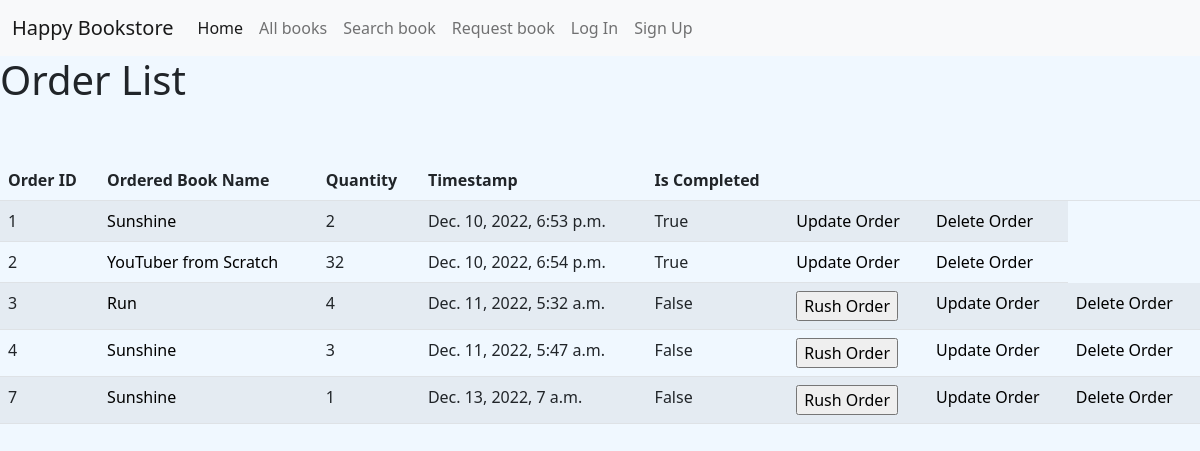
Screenshot of /orders/ with the database file from the repository.
### orders/models.py (models this page shows, shortened)
class Order (models.Model):
    user = models.ForeignKey(settings.AUTH_USER_MODEL, on_delete=models.CASCADE)
    bookID = models.ForeignKey("books.Book", on_delete=models.PROTECT)
    quantity = models.IntegerField(default=1)
    timestamp = models.DateTimeField(auto_now_add=True)
    completed = models.BooleanField(default=False)
    def get_absolute_url(self):
        return reverse("orders:order-detail", kwargs={"pk":self.id})

### books/models.py (models this page shows, shortened)
class Book(models.Model):
    GENRE_CHOICES = (
        ("HORROR", "Horror"),
        ("ROMANCE", "Romance"),
        ("ADVENTURE", "Adventure")
    )
    bookname = models.CharField(max_length=300)
    isbn = models.CharField(max_length=300)
    author = models.CharField(max_length=200)
    publisher = models.CharField(max_length=200)
    publishedDate = models.DateField()
    genre = models.CharField(max_length=200, choices=GENRE_CHOICES)
    photoURL = models.CharField(max_length=400, default="https://demo.publishr.cloud/assets/common/images/edition_placeholder.png")
    quantityLeft = models.IntegerField()

### orders/views.py (the view)
# urls.py: path("", OrderListView.as_view(), name="order-list"),
class OrderListView(ListView):
    template_name = "orders/order_list.html"
    queryset = Order.objects.all()

### orders/templates/orders/order_list.html (shortened to what this page needs)
{% extends 'main/base.html' %}
{% block content %}
    <h1>Order List</h1>
    <br>
    <br>
    <div class="list px-10">
        <table
          class="table table-color table-striped table-hover table-responsive"
        >
          <thead>
            <tr>
                <th scope="col">Order ID</th>
                <th scope="col">Ordered Book Name</th>
                <th scope="col">Quantity</th>
                <th scope="col">Timestamp</th>
                <th scope="col">Is Completed</th>
                <th scope="col"></th>
                <th scope="col"></th>
                <th scope="col"></th>
            </tr>
          </thead>
          <tbody>
            {% for instance in object_list %}
                <tr>
                <td>{{ instance.id }}</td>
                <td><a href="{{ instance.get_absolute_url }}">{{ instance.bookID.bookname }}</a></td>
                <td>{{ instance.quantity }}</td>
                <td>{{ instance.timestamp }}</td>
                <td>{{ instance.completed }}</td>
                {% if user.is_superuser %}
                  {% if not instance.completed %}
                  <td>
                      <form action="{% url 'orders:order-complete' instance.id %}" method="POST">
                          {% csrf_token %}
                          <input type="submit" value="Mark as completed">
                      </form>
                  </td>
                  {% else %}
                      <td></td>
                  {% endif %}
                  <td><a href="{% url 'orders:order-delete' pk=instance.id %}">Delete Order</a></td>
                {% else %}
                  {% if not instance.completed %}
                    <td>
                      <form action="{% url 'orders:order-rush' instance.id %}" method="POST">
                        <input type="submit" value="Rush Order">
                      </form>
                    </td>
                  {% endif %}
                    <td><a href="{% url 'orders:order-update' pk=instance.id %}">Update Order</a></td>
                    <td><a href="{% url 'orders:user-order-delete' pk=instance.id %}">Delete Order</a></td>
                {% endif %}
                </tr>
            {% endfor %}
          </tbody>
        </table>
      </div>
{% endblock %}

### main/templates/main/base.html (shortened to what this page needs)
{% load static %}
<!doctype html>
<html>
<head>
  <link href="https://cdn.jsdelivr.net/npm/bootstrap@5.2.3/dist/css/bootstrap.min.css" rel="stylesheet"
>
  <link rel="stylesheet" href="{% static 'style.css' %}" />
</head>
<body>
  <nav class="navbar navbar-expand-lg bg-light">
    <div class="container-fluid">
      <a class="navbar-brand" href="{% url 'main:home' %}">Happy Bookstore</a>
      <div class="collapse navbar-collapse" id="navbarSupportedContent">
        <ul class="navbar-nav me-auto mb-2 mb-lg-0">
          <li class="nav-item">
            <a class="nav-link active" aria-current="page" href="{% url 'main:home' %}">Home</a>
          </li>
          <li class="nav-item">
            <a class="nav-link" href="{% url 'books:book-list' %}">All books</a>
          </li>
          <li class="nav-item">
            <a class="nav-link" href="{% url 'books:book-query' %}">Search book</a>
          </li>
          <li class="nav-item">
            <a class="nav-link" href="{% url 'requestedbook:requestedbook-create' %}">Request book</a>
          </li>
          {% if user.is_authenticated %}
            <li class="nav-item dropdown">
              <a class="nav-link dropdown-toggle" href="#" role="button" data-bs-toggle="dropdown" aria-expanded="false">
                My Profile
              </a>
              <ul class="dropdown-menu">
                {% if not user.is_superuser %}
                  <li><a class="dropdown-item" href="{% url 'users:profile' %}">My Profile</a></li>
                  <li><a class="dropdown-item" href="{% url 'orders:user-order-list' %}">My Orders</a></li>
                  <li>
                    <hr class="dropdown-divider">
                  </li>
                {% endif %}
                <a class="dropdown-item">
                  <form method="POST" action="{% url 'users:logoutuser' %}">
                    {% csrf_token %}
                    <button type="submit" value="logout">Log Out</button>
                  </form>
                </a>
              </ul>
            </li>
          {% else %}
            <li class="nav-item">
              <a class="nav-link" href="{% url 'users:loginuser' %}">Log In</a>
            </li>
            <li class="nav-item">
              <a class="nav-link" href="{% url 'users:signupuser' %}">Sign Up</a>
            </li>
          {% endif %}
        </ul>
      </div>
    </div>
  </nav>
  {% block content %}
  {% endblock %}
</body>
</html>

### main/static/style.css (style rules this page uses)
body { background-color: aliceblue; }
* { box-sizing: border-box; }
a { text-decoration: none; }
.table a { color: black; display: block; }

### rows the page displays
Order: id "1", bookID.bookname "Sunshine", quantity "2", timestamp "Dec. 10, 2022, 6:53 p.m.", completed "True"
Order: id "2", bookID.bookname "YouTuber from Scratch", quantity "32", timestamp "Dec. 10, 2022, 6:54 p.m.", completed "True"
Order: id "3", bookID.bookname "Run", quantity "4", timestamp "Dec. 11, 2022, 5:32 a.m.", completed "False"
Order: id "4", bookID.bookname "Sunshine", quantity "3", timestamp "Dec. 11, 2022, 5:47 a.m.", completed "False"
Order: id "7", bookID.bookname "Sunshine", quantity "1", timestamp "Dec. 13, 2022, 7 a.m.", completed "False"
